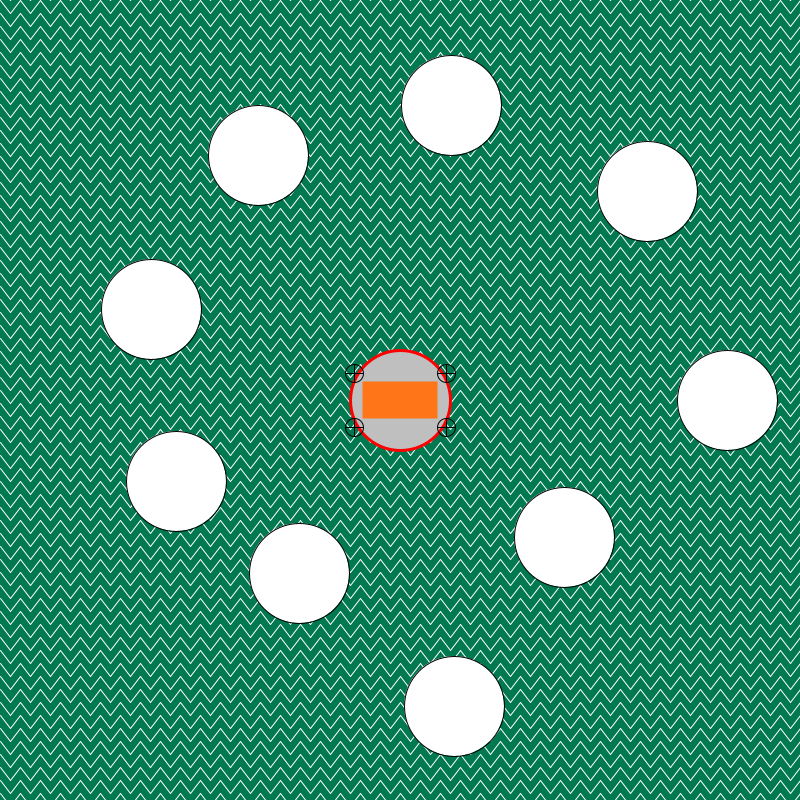
Frame 1 (no input)
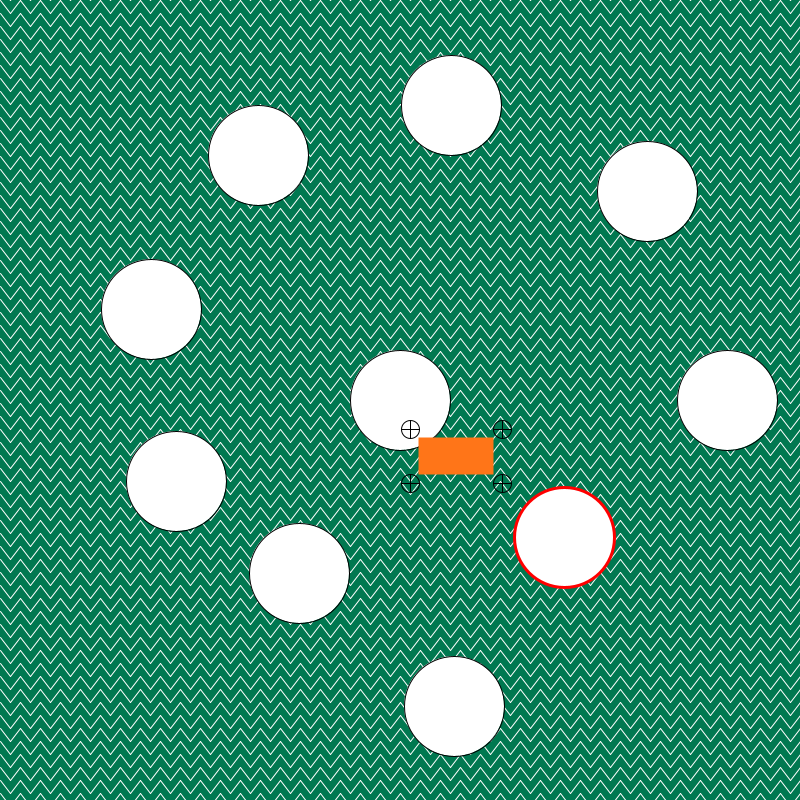
Frame 60 (the mouse pressed at the canvas centre just before this capture)
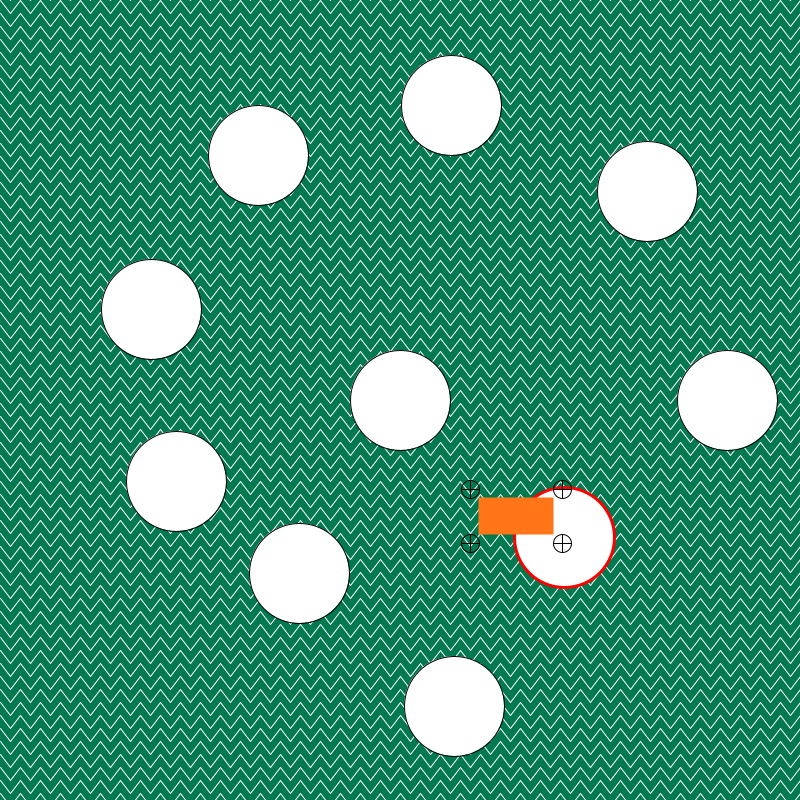
Frame 120 (the mouse held since frame 60 and released just before this capture)

The Processing sketch that drew these frames (run headless with seeded random() and noise(); from frame 60 on, the mouse is pressed at the canvas centre):

// Processing sketch: drone1
// ── drone1.pde
// car en octale, le 31, est le meme chifre que le 25 en décimale., doit Dec (decembre) 25 == Oct (octobre) 31
int n = 10; // nombre de sites

int tailleSite = 100;
int tailleDrone = 3 * tailleSite / 4;

int droneX, droneY; // position du drone

boolean modeManuel = false; // est-ce que le pilotage manuel est autorisé ?
int siteSelection = 0; // numéro du site sélectionné, destination du drone
float siteOnMouse;
boolean retourBase = true;
int nextSite = 0;

void setup() {
  size(800, 800);

  // au début le drone est dans l'entrepôt
  droneX = siteX(0);
  droneY = siteY(0);
}

void draw() {
  background(0, 120, 80);
  dessinerSapins();


  for (int i = 0; i<n; i++) {
    dessinerSite(i);
    if (modeManuel) {
      siteOnMouse = dist(mouseX, mouseY, siteX(i), siteY(i));
      if ((siteOnMouse<(tailleSite/2)) && (mousePressed)) {
        siteSelection = i;
      }
    }
  }
  if (!modeManuel) {
    if (retourBase) {
      siteSelection = 0;

      println(nextSite);
      if (nextSite == n) {
        nextSite=1;
      }
    } else {
      siteSelection = nextSite;
    }
  }
  if (dist(droneX, droneY, siteX(siteSelection), siteY(siteSelection)) < tailleSite/10) {
    retourBase = !retourBase;
    if (retourBase) {
      nextSite+=1;
    }
  }


  dessinerDrone();
  avancerVers(siteX(siteSelection), siteY(siteSelection));
}

// dessine un motif qui rappelle des sapins
void dessinerSapins() {
  stroke(255);
  strokeWeight(1);
  for (int w=0; w<width/10; w+=2) {
    for (int h=0; h<height/10; h+=1) {
      line((w+2)*10, (h-1)*13, (w+1)*10, h*13); //totop
      line(w*10, (h-1)*13, (w+1)*10, h*13); //tobottom
    }
  }
}

// fait avancer le drone vers la position (x, y)
void avancerVers(int x, int y) {
  if (x>droneX) {
    envoyerCommande('E');
  } else if (x<droneX) {
    envoyerCommande('O');
  }
  if (y>droneY) {
    envoyerCommande('S');
  } else if (y<droneY) {
    envoyerCommande('N');
  }
  // /!\ Ne pas modifier droneX et droneY directement
}

// Transmet une des commandes N, S, O ou E au drone qui change sa position
void envoyerCommande(char commande) {
  if (commande == 'N' && droneY > 0) {
    droneY--;
  } else if (commande == 'S' && droneY < height) {
    droneY++;
  } else if (commande == 'O' && droneX > 0) {
    droneX--;
  } else if (commande == 'E' && droneX < width) {
    droneX++;
  }
}

// dessine le drone
void dessinerDrone() {
  noStroke();
  fill(255, 117, 24);
  rectMode(CENTER);
  rect(droneX, droneY, tailleDrone, tailleDrone / 2);

  // c'est un quadricoptère
  int r = tailleDrone / 8;
  int dx = tailleDrone / 2 + r;
  int dy = tailleDrone / 4 + r;
  for (int s = 0; s < 4; s++) {
    int sx = 2 * (s % 2) - 1;
    int sy = 2 * (s / 2) - 1;
    dessinerHelice(droneX + sx * dx, droneY + sy * dy, r);
  }
}

// dessine une hélice
void dessinerHelice(int x, int y, int rayon) {
  stroke(0);
  noFill();
  ellipseMode(RADIUS);
  circle(x, y, rayon);
  line(x - rayon, y, x + rayon, y);
  line(x, y - rayon, x, y + rayon);
}

// dessine un site
void dessinerSite(int site) {
  int x = siteX(site);
  int y = siteY(site);

  if (site == siteSelection) {
    strokeWeight(3);
    stroke(255, 0, 0);
  } else {
    strokeWeight(1);
    stroke(0);
  }
  if (dist(x, y, droneX, droneY) < tailleSite / 2) {
    fill(191);
  } else {
    fill(255);
  }
  ellipseMode(CENTER);
  circle(x, y, tailleSite);
}

/*
 * /!\ Ce qui suit est de la trigonomagie de Noël !
 * Ne cherchez pas à comprendre, utilisez siteX() et siteY() comme des boîtes noires.
 */

// renvoie l'abscisse d'un site
int siteX(int site) {
  return int(width / 2 + getR(site) * cos(TWO_PI * site / (n - 1)));
}

// renvoie l'ordonnée d'un site
int siteY(int site) {
  return int(height / 2 + getR(site) * sin(TWO_PI * site / (n - 1)));
}

int magic = int(random(8, 13));

float getR(int site) {
  if (site == 0) return 0;
  String s = nf(sin(site), 0, magic);
  return width / 4 + float("0." + s.substring(s.length() - 6)) * (width / 4 - tailleSite / 2);
}
